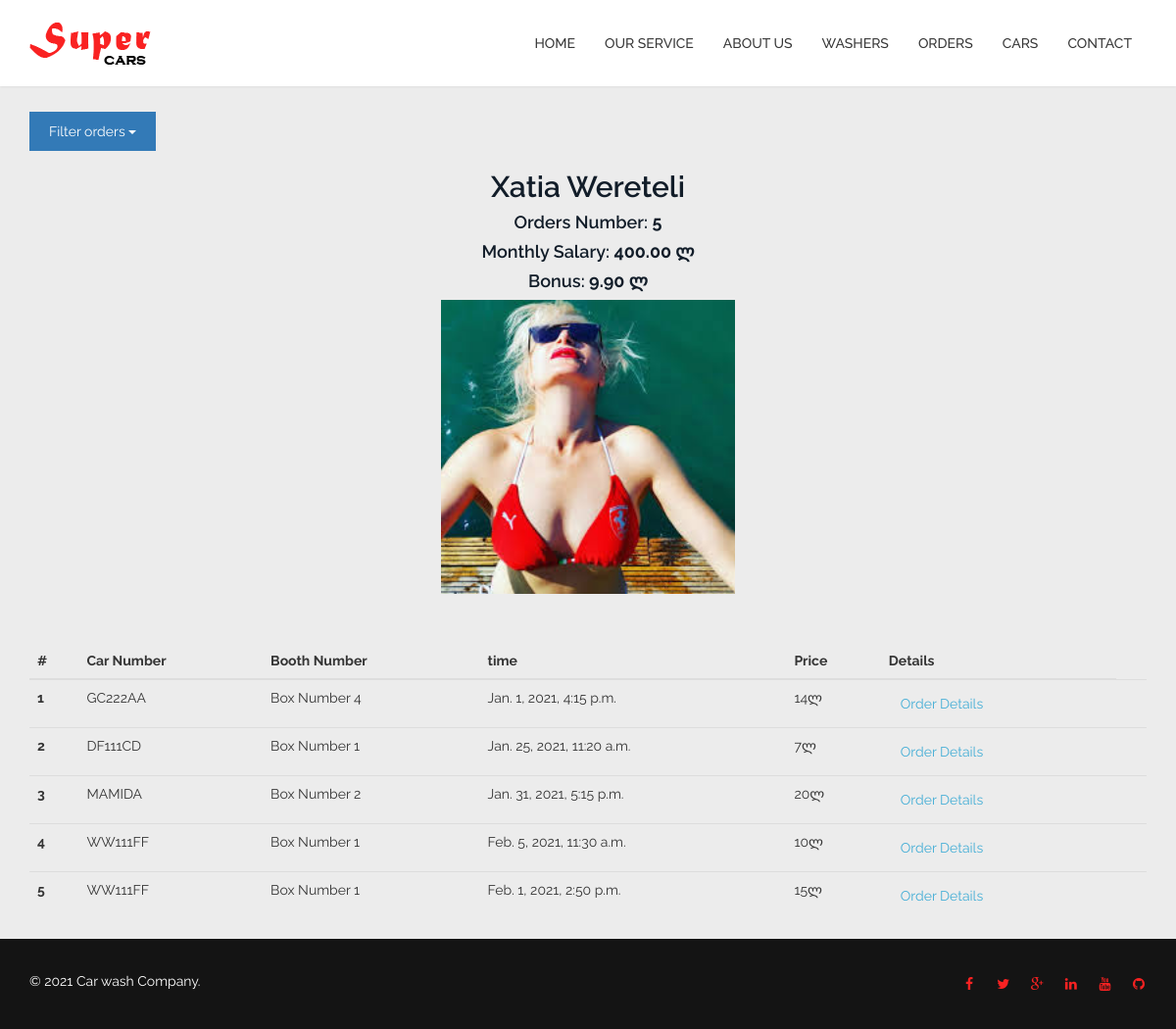
The page /10/washer/ on the database as committed earlier.
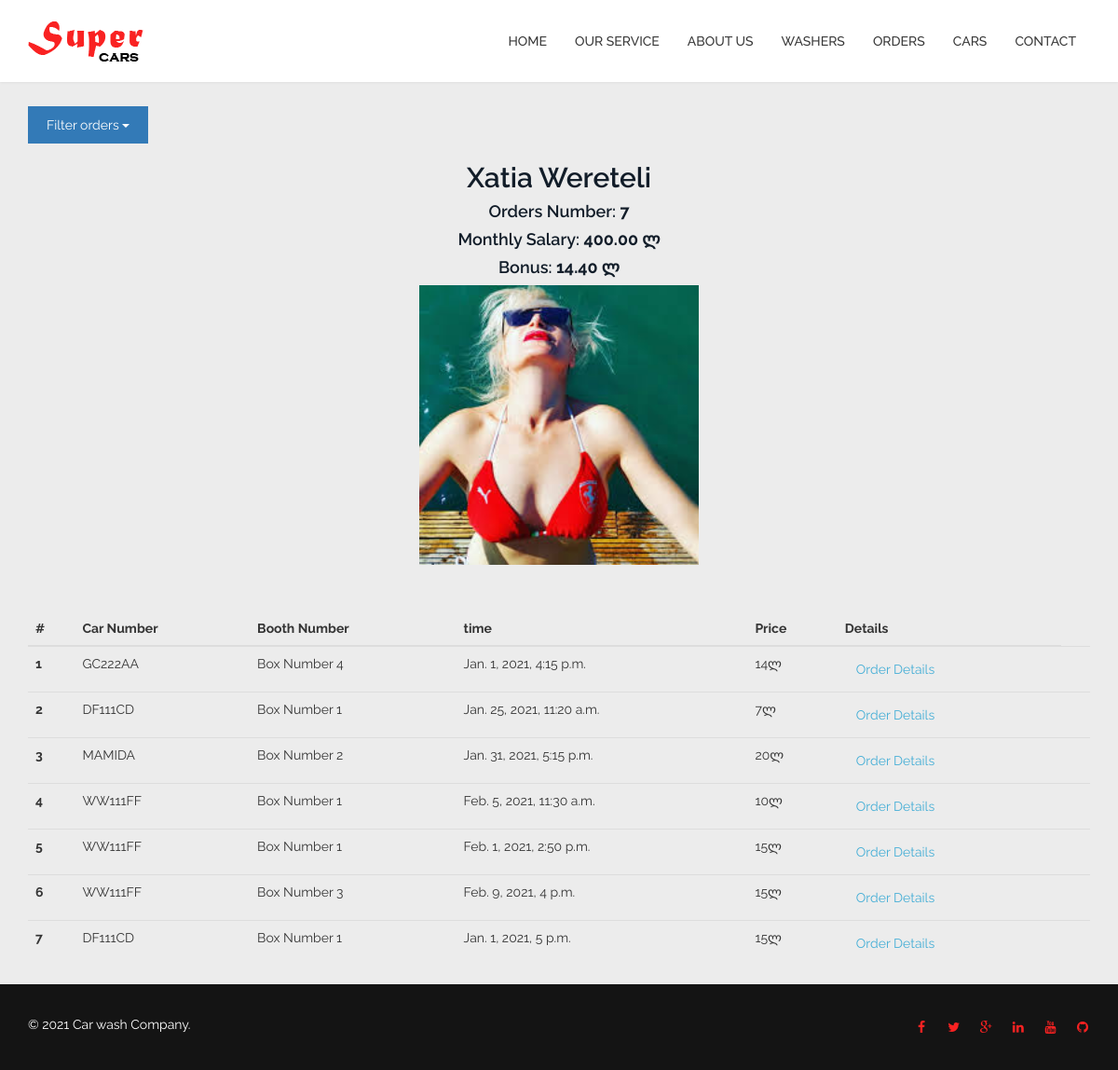
The same page on the database as committed later.
### serviceapp/models.py (models this page shows, shortened)
class Order(models.Model):
    car = models.ForeignKey(
        to='serviceapp.Car',
        on_delete=models.CASCADE,
        related_name='order')
    booth = models.ForeignKey(to='serviceapp.Booth', on_delete=models.PROTECT, related_name='order')
    start_date = models.DateTimeField(verbose_name=_('Scheduled time'))
    end_date = models.DateTimeField(verbose_name=_('End time'), null=True, blank=True)
    wash_type = models.ForeignKey(
        to='serviceapp.WashType',
        related_name='orders',
        on_delete=models.PROTECT,
    )
    note = models.TextField(null=True, blank=True, verbose_name=_('Note'))
    coupon = models.ForeignKey(
        to='serviceapp.Coupon', related_name='orders',
        on_delete=models.PROTECT,
        null=True, blank=True,
    )
    employee = models.ForeignKey(
        to='user.User',
        on_delete=models.SET_NULL,
        null=True,
        related_name='order')
    price = models.IntegerField()
    created_date = models.DateTimeField(auto_now_add=True)
    class Meta:
        verbose_name = _('Order')
        verbose_name_plural = _('Orders')

class Car(models.Model):
    licence_plate = models.CharField(max_length=20)
    car_type = models.ForeignKey(
        to='serviceapp.CarType',
        on_delete=models.SET_NULL,
        null=True,
        related_name='cars')
    def __str__(self):
        return self.licence_plate
    class Meta:
        verbose_name = _('Car')
        verbose_name_plural = _('Cars')

class Booth(models.Model):
    number = models.SmallIntegerField(verbose_name=_('Booth Number'))
    def __str__(self):
        return f'Box Number {self.number}'

### serviceapp/views.py (the view)
# urls.py: path('<int:pk>/washer/', washer_detail, name='washer_detail'),
def washer_detail(request: WSGIRequest, pk: int) -> HttpResponse:
    washer = get_object_or_404(User.objects.filter(status=Status.washer.value), pk=pk)
    filter_day = request.GET.get('filter')
    now = timezone.now()
    if filter_day:
        filter_date = now - timezone.timedelta(days=int(filter_day))
        orders = Order.objects.filter(employee=pk, end_date__isnull=False, start_date__gte=filter_date)
    else:
        orders = Order.objects.filter(employee=pk, end_date__isnull=False)
    bonus = 0
    if orders.exists():
        sum_prices = orders.aggregate(Sum('price'))['price__sum']
        bonus = sum_prices * washer.share / 100
    return render(request, template_name='pages/washer_details.html', context={
        'orders': orders,
        'washer': washer,
        'bonus_money': bonus,
        'filter_day': filter_day
    })

### templates/pages/washer_details.html (shortened to what this page needs)
{% extends 'layout.html' %}
{% load static %}
{% block content %}
    <div class="container">
        <div class="dropdown">
            <br>
            <button class="btn btn-primary dropdown-toggle" type="button" data-toggle="dropdown">Filter orders
                <span class="caret"></span></button>
        </div>
        <h2 class="section-title text-center wow fadeInDown">{{ washer.first_name }} {{ washer.last_name }}</h2>
        <h4 class="section-title text-center wow fadeInDown">Orders Number: <b>{{ orders.count }}</b></h4>
        <h4 class="section-title text-center wow fadeInDown">Monthly Salary: <b>{{ washer.salary }} ლ</b></h4>
        <h4 class="section-title text-center wow fadeInDown">Bonus: <b>{{ bonus_money }} ლ</b></h4>
        <div class="team-img">
            <img class=" employee-img" src="{{ washer.image.url }}" alt="">
        </div>
        <table class="table table-dark">
            <thead>
            <tr>
                <th scope="col">#</th>
                <th scope="col">Car Number</th>
                <th scope="col">Booth Number</th>
                <th scope="col">time</th>
                <th scope="col">Price</th>
                <th scope="col">Details</th>
            </tr>
            </thead>
            <tbody>
            {% for order in orders %}
                <tr>
                    <th scope="row">{{ forloop.counter }}</th>
                    <td>{{ order.car }}</td>
                    <td>{{ order.booth }}</td>
                    <td>{{ order.end_date }}</td>
                    <td>{{ order.price }}ლ</td>
                    <td><a href="{% url 'wash:order_detail' order.pk %}" class="btn ">Order Details</a></td>
                    <th>
                </tr>
            {% endfor %}
            </tbody>
        </table>
    </div>
{% endblock %}

Rows that differ between the two databases and show on the page:
now on this page (row edited): Order: car "WW111FF", booth "Box Number 3", end_date "Feb. 9, 2021, 4 p.m.", price "15"
now on this page (row edited): Order: car "DF111CD", booth "Box Number 1", end_date "Jan. 1, 2021, 5 p.m.", price "15"
Other text that changed with them:
{{ orders.count }}: "5" → "7"
{{ bonus_money }}: "9.90" → "14.40"
